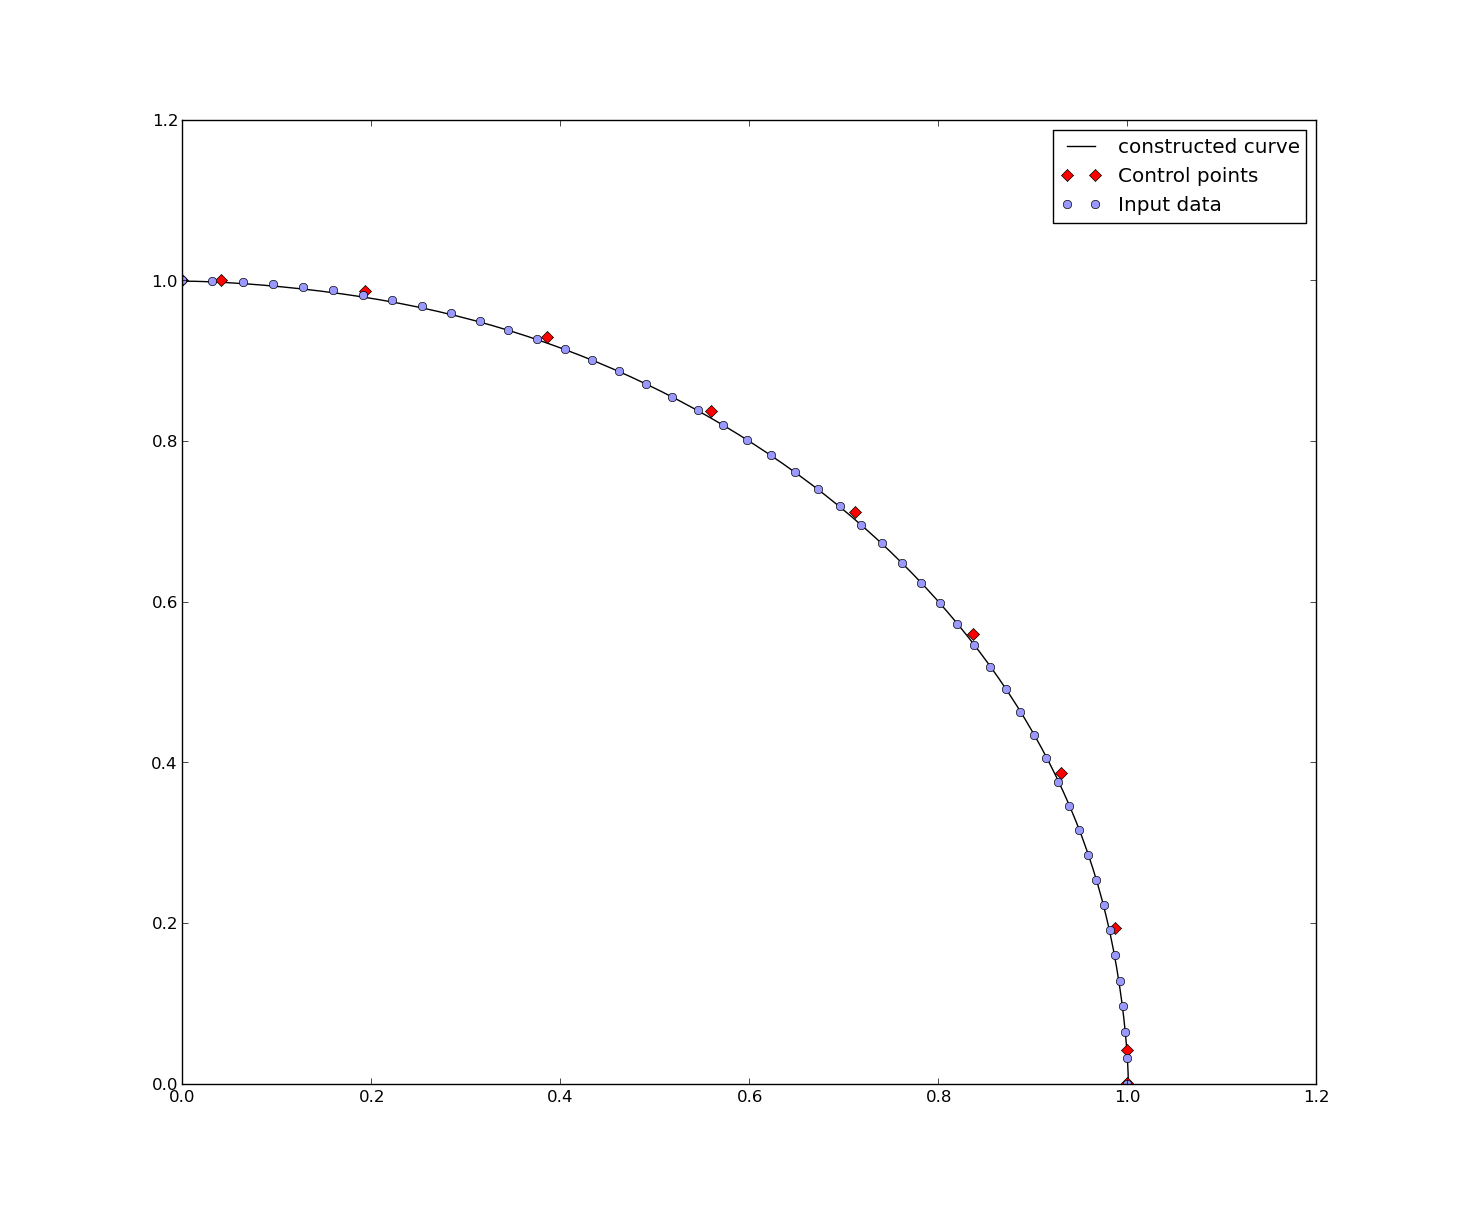

Recreate this plot in Python.
import matplotlib.pyplot    as plt
import numpy                as np
from igakit.cad_geometry import cad_geometry
from igakit.cad_geometry import line as patch

from pigasus.fit.curfit import curfit
from pigasus.fit.curfit import compute_uk

cos = np.cos
sin = np.sin
sqrt = np.sqrt
pi = np.pi

#-----------------------------------
px          = 3
nx          = 7

alpha       = 1.

#method = "uniform"
method = "chord"
#method = "centripetal"
#-----------------------------------

#-----------------------------------
def MakeConstraint(cond, face=None, value=None):
    if cond.lower() == "closed":
        constraint = {}
        constraint['patch_id_m'] = 0
        constraint['face_m']     = 0
        constraint['patch_id_s'] = 0
        constraint['face_s']     = 1
    if cond.lower() == "c0":
        constraint = {}
        constraint['patch_id_m'] = 0
        constraint['face_m']     = face
        constraint['type']       = "C0"
        constraint['values']     = [value]
    if cond.lower() == "c1":
        constraint = {}
        constraint['patch_id_m'] = 0
        constraint['face_m']     = face
        constraint['type']       = "C1"
        constraint['values']     = [value]
    return constraint
#-----------------------------------

#-----------------------------------
# ...
tmin        = 0.
tmax        = 0.25
npts        = 50
# ...

# ... Quart Circle
f    = lambda s: [cos(2*pi*s), sin(2*pi*s)]
dsf  = lambda s: [-2*pi*sin(2*pi*s), 2*pi*cos(2*pi*s)]
d2sf = lambda s: [-(4*pi**2)*cos(2*pi*s), -(4*pi**2)*sin(2*pi*s)]
# ...

# ...
t = np.linspace(tmin,tmax, npts)
xyz = f(t)
# ...

# ...
x,y = xyz
list_x = list(x) ; list_y = list(y)
# ...

# ...
list_Q = zip(list_x, list_y)
uk = compute_uk(list_Q, method=method)
U1       = []
U1      += list(uk)
list_xk  = []     ; list_yk  = []
list_xk += list_x ; list_yk += list_y

lists_uk = [U1]
lists_xk = [list_xk]
lists_yk = [list_yk]
# ...
#-----------------------------------

#-----------------------------------
# ....
constraints = []

# ... C0_COND
constraint = MakeConstraint("C0", 0, [1., 0.])
constraints.append(constraint)

constraint = MakeConstraint("C0", 1, [0., 1.])
constraints.append(constraint)

# ... C1_COND
constraint = MakeConstraint("C1", 0, [0., 1.])
constraints.append(constraint)

constraint = MakeConstraint("C1", 1, [1., 0.])
constraints.append(constraint)
# ....
#-----------------------------------

#-----------------------------------
geo = patch(n=[nx], p=[px])
#-----------------------------------

#-----------------------------------
fit = curfit(geometry=geo, constraints=constraints, alpha=alpha)
#-----------------------------------

#-----------------------------------
patch_id = 0
xk = lists_xk[patch_id]
yk = lists_yk[patch_id]

geo_f = fit.construct([xk, yk], uk=lists_uk)
#-----------------------------------

#-----------------------------------
srf = geo_f[0]

D = srf.evalMesh(10)

for d in D:
    plt.plot(d[:,0], d[:,1], '-k', label="constructed curve")

P = srf.points
nm = np.prod(np.asarray(srf.shape))
x = P[:,0].reshape(nm)
y = P[:,1].reshape(nm)
plt.plot(x,y,'Dr', label="Control points")

x = list_x
y = list_y
plt.plot(x, y, 'o', color='#9999ff', label="Input data")

plt.legend()
plt.show()
#-----------------------------------
